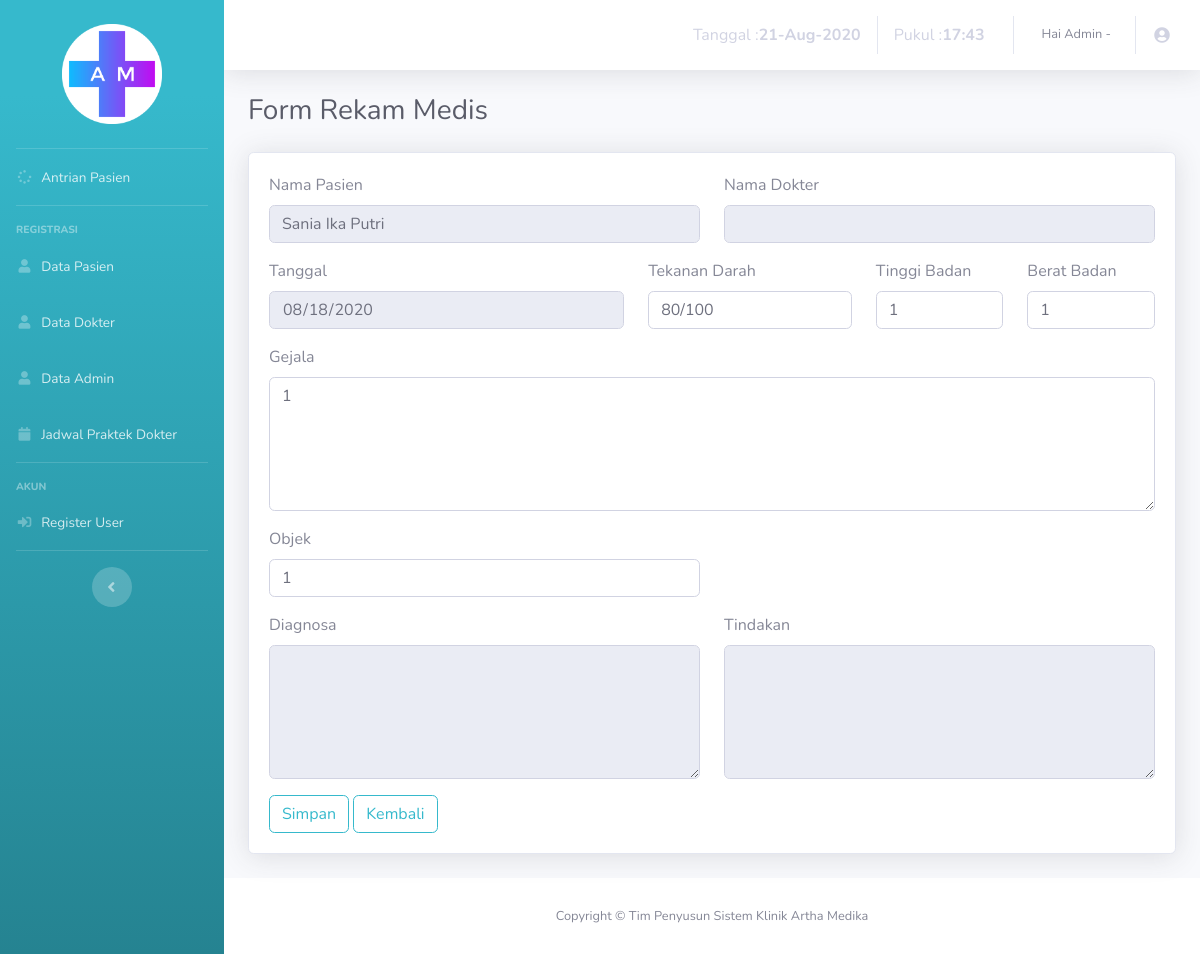
The page /admin/edit-rekammedis.php?id_medis=12 on the database its author committed.
### tables this page shows
CREATE TABLE IF NOT EXISTS `pasien` (
`id_pasien` int(5) NOT NULL,
  `nama` varchar(30) NOT NULL,
  `tgl_lahir` date NOT NULL,
  `jk` varchar(10) NOT NULL,
  `alamat` varchar(50) NOT NULL,
  `pekerjaan` varchar(20) NOT NULL,
  `tlp` varchar(14) NOT NULL
);

CREATE TABLE IF NOT EXISTS `rekam_medis` (
`id_medis` int(5) NOT NULL,
  `id_pasien` int(5) NOT NULL,
  `id_antrian` int(5) NOT NULL,
  `id_dokter` int(1) NOT NULL,
  `tgl` date NOT NULL,
  `tekanan_darah` varchar(6) NOT NULL,
  `tb` int(2) NOT NULL,
  `bb` int(2) NOT NULL,
  `gejala` varchar(50) NOT NULL,
  `objek` varchar(30) NOT NULL,
  `diagnosa` varchar(100) NOT NULL,
  `tindakan` varchar(100) NOT NULL,
  `ukuran` int(8) NOT NULL,
  `type` varchar(15) NOT NULL,
  `nama_file` varchar(50) NOT NULL
);

### admin/edit-rekammedis.php (the view, shortened to what this page needs)
<!DOCTYPE html>
<html lang="en">
<head>
  <link href="vendor/fontawesome-free/css/all.min.css" rel="stylesheet" type="text/css">
  <link href="css/sb-admin-2.min.css" rel="stylesheet">
  <link href="vendor/datatables/dataTables.bootstrap4.min.css" rel="stylesheet">
</head>
<body id="page-top">
  <div id="wrapper">
    <ul class="navbar-nav bg-gradient-info sidebar sidebar-dark accordion" id="accordionSidebar">
      <br>
      <div class="logo">
        <a href="#" class="simple-text logo-normal">
          <img class="center" src="../image/logo.png"/>
        </a>
      </div>
      <br>
      <hr class="sidebar-divider my-0">
      <li class="nav-item ">
        <a class="nav-link" href="index.php">
          <i class="fas fa-fw fa-spinner"></i>
          <span>Antrian Pasien</span></a>
        </li>
        <hr class="sidebar-divider">
        <div class="sidebar-heading">
          Registrasi
        </div>
        <li class="nav-item ">
          <a class="nav-link" href="datapasien.php">
            <i class="fas fa-fw fa-user"></i>
            <span>Data Pasien</span></a>
          </li>
          <li class="nav-item ">
            <a class="nav-link" href="datadokter.php">
              <i class="fas fa-fw fa-user"></i>
              <span>Data Dokter</span></a>
            </li>
            <li class="nav-item ">
              <a class="nav-link" href="dataadmin.php">
                <i class="fas fa-fw fa-user"></i>
                <span>Data Admin</span></a>
              </li>
              <li class="nav-item">
                <a class="nav-link" href="jadwal.php">
                  <i class="fas fa-fw fa-calendar"></i>
                  <span>Jadwal Praktek Dokter</span></a>
                </li>
                <hr class="sidebar-divider">
                <div class="sidebar-heading">
                  Akun
                </div>
                <li class="nav-item">
                  <a class="nav-link" href="datauser.php">
                    <i class="fas fa-fw fa-sign-in-alt"></i>
                    <span>Register User</span></a>
                  </li>
                  <hr class="sidebar-divider d-none d-md-block">
                  <div class="text-center d-none d-md-inline">
                    <button class="rounded-circle border-0" id="sidebarToggle"></button>
                  </div>
                </ul>
                <div id="content-wrapper" class="d-flex flex-column">
                  <div id="content">
                    <nav class="navbar navbar-expand navbar-light bg-white topbar mb-4 static-top shadow">
                      <ul class="navbar-nav ml-auto">
                        <li class="nav-item">
                          <a class="nav-link" href="#">
                           <?php
                           $tanggal= mktime(date("m"),date("d"),date("Y"));
                           echo "Tanggal : <b>".date("d-M-Y", $tanggal)."</b> ";
                           $jam=date("H:i");
                           echo "Pukul : <b>". $jam." "."</b>";
                           ?>
                         </a>
                       </li>
                       <li class="nav-item dropdown no-arrow">
                        <a class="nav-link dropdown-toggle" href="#" id="userDropdown" role="button" data-toggle="dropdown" aria-haspopup="true" aria-expanded="false">
                          <span class="mr-2 d-none d-lg-inline text-gray-600 small">Hai Admin -
                          ?></span>
                          <i class="fas fa-fw fa-user-circle"></i>
                        </a>
                      </li>
                    </ul>
                  </nav>
                  <div class="container-fluid">
                    <div class="d-sm-flex align-items-center justify-content-between mb-4">
                      <h1 class="h3 mb-0 text-gray-800">Form Rekam Medis</h1>
                    </div>
                    <?php
                    include '../process/conSQL.php';
                    $id_medis = $_GET['id_medis'];
                    $query = "SELECT * FROM rekam_medis WHERE id_medis='$id_medis'";
                    $show = mysqli_query($con, $query);
                    if(mysqli_num_rows($show) == 0){
                      echo '<script>window.history.back()</script>';
                    }else{
                      $data = mysqli_fetch_assoc($show);
                    }
                    ?>
                    <div class="card shadow mb-4">
                      <div class="card-body">
                       <form enctype="multipart/form-data" action="./process/edit-rekammedis.php" method="POST">
                        <div class="row">
                          <div class="col-md-6">
                            <div class="form-group">
                              <?php
                              include '../process/conSQL.php';
                              $id_pasien = $data['id_pasien'];
                              $pas = "SELECT nama FROM pasien WHERE id_pasien = $id_pasien  ";
                              $result = mysqli_query($con, $pas);
                              $dataPas = mysqli_fetch_assoc($result);
                              ?>
                              <label class="bmd-label-floating">Nama Pasien</label>
                              <input type="text" class="form-control" value="<?php echo $dataPas['nama']?>" readonly>
                            </div>
                          </div>
                          <div class="col-md-6">
                            <div class="form-group">
                              <label class="bmd-label-floating">Nama Dokter</label>
                              <input type="text" class="form-control" readonly>
                            </div>
                          </div>
                        </div>
                        <div class="row">
                          <div class="col-md-5">
                            <div class="form-group">
                             <label class="bmd-label-floating">Tanggal</label>
                             <input type="date" class="form-control" name="tgl" id="tgl" value="<?php echo $data['tgl']; ?>" readonly>
                           </div>
                         </div>
                         <div class="col-md-3">
                          <div class="form-group">
                            <label class="bmd-label-floating">Tekanan Darah</label>
                            <input type="text" class="form-control" name="tekanan_darah" id="tekanan_darah" value="<?php echo $data['tekanan_darah']; ?>" >
                          </div>
                        </div>
                        <div class="col-md-2">
                          <div class="form-group">
                            <label class="bmd-label-floating">Tinggi Badan</label>
                            <input type="number" class="form-control" name="tb" id="tb" value="<?php echo $data['tb']; ?>">
                          </div>
                        </div>
                        <div class="col-md-2">
                          <div class="form-group">
                            <label class="bmd-label-floating">Berat Badan</label>
                            <input type="number" class="form-control" name="bb" id="bb" value="<?php echo $data['bb']; ?>">
                          </div>
                        </div>
                      </div>
                      <div class="row">
                        <div class="col-md-12">
                          <div class="form-group">
                            <label class="bmd-label-floating">Gejala</label>
                            <textarea class="form-control" rows="5" name="gejala" id="gejala"><?php echo $data['gejala']; ?></textarea>
                          </div>
                        </div>
                      </div>
                      <div class="row">
                        <div class="col-md-6">
                          <div class="form-group">
                            <label class="bmd-label-floating">Objek</label>
                            <input type="text" class="form-control" name="objek" id="objek" value="<?php echo $data['objek']; ?>">
                          </div>
                        </div>
                      </div>
                      <div class="row">
                        <div class="col-md-6">
                          <div class="form-group">
                            <label class="bmd-label-floating">Diagnosa</label>
                            <textarea class="form-control" rows="5" readonly></textarea>
                          </div>
                        </div>
                        <div class="col-md-6">
                          <div class="form-group">
                            <label class="bmd-label-floating">Tindakan</label>
                            <textarea class="form-control" rows="5" readonly></textarea>
                          </div>
                        </div>
                      </div>
                      <button type="submit" class="btn btn-outline-info ">Simpan</button>
                      <a href="dataadmin.php" class="btn btn-outline-info">Kembali</a>
                    </form>
                  </div>
                </div>
              </div>
            </div>
            <footer class="sticky-footer bg-white">
              <div class="container my-auto">
                <div class="copyright text-center my-auto">
                  <span>Copyright &copy; Tim Penyusun Sistem Klinik Artha Medika</span>
                </div>
              </div>
            </footer>
          </div>
        </div>
      </body>
      </html>

### admin/edit-rekammedis.php (style rules this page uses)
.center { margin-left:auto;margin-right:auto;display:block;width:100px }

### rows shown on the page
pasien: nama "Sania Ika Putri"
rekam_medis: tgl "08/18/2020", tekanan_darah "80/100", tb "1", bb "1", gejala "1", objek "1"
